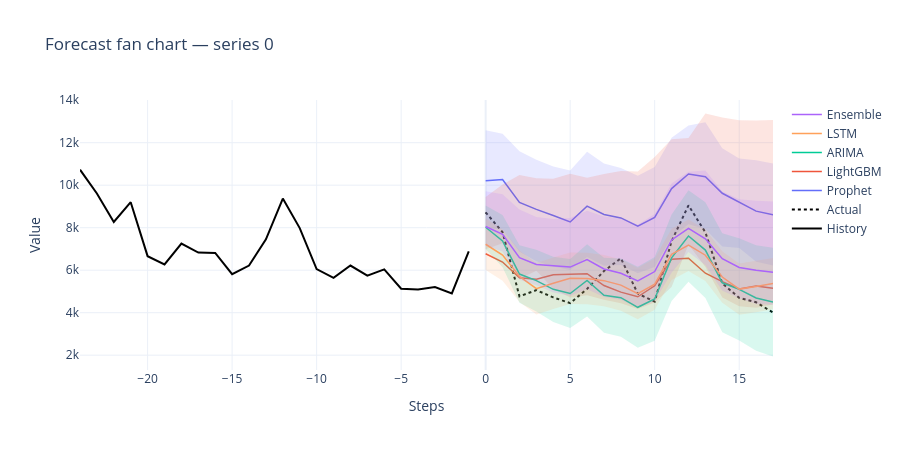

Notebook source saved alongside this figure:
### Code cell
def plot_fan_chart(series_idx=0):
    colors = {
        "Prophet":  ("rgba(99,110,250,0.15)",  "rgb(99,110,250)"),
        "LightGBM": ("rgba(239,85,59,0.15)",   "rgb(239,85,59)"),
        "ARIMA":    ("rgba(0,204,150,0.15)",    "rgb(0,204,150)"),
        "LSTM":     ("rgba(255,161,90,0.15)",   "rgb(255,161,90)"),
        "Ensemble": ("rgba(171,99,250,0.15)",   "rgb(171,99,250)")
    }

    history  = series_list[series_idx][-24:]
    actual   = actuals[series_idx]
    h_steps  = list(range(-len(history), 0))
    f_steps  = list(range(FORECAST_HORIZON))

    fig = go.Figure()

    fig.add_trace(go.Scatter(x=h_steps, y=history, mode="lines",
                             line=dict(color="black", width=2), name="History"))
    fig.add_trace(go.Scatter(x=f_steps, y=actual, mode="lines",
                             line=dict(color="black", width=2, dash="dot"), name="Actual"))

    for name, res in models.items():
        fill_col, line_col = colors[name]
        upper = res["upper"][series_idx]
        lower = res["lower"][series_idx]
        median = res["median"][series_idx]

        fig.add_trace(go.Scatter(x=f_steps, y=upper, mode="lines",
                                 line=dict(width=0), showlegend=False,
                                 fillcolor=fill_col, name=name))
        fig.add_trace(go.Scatter(x=f_steps, y=lower, mode="lines",
                                 line=dict(width=0), fill="tonexty",
                                 fillcolor=fill_col, showlegend=False, name=name))
        fig.add_trace(go.Scatter(x=f_steps, y=median, mode="lines",
                                 line=dict(color=line_col, width=1.5), name=name))

    fig.update_layout(title=f"Forecast fan chart — series {series_idx}",
                      xaxis_title="Steps", yaxis_title="Value",
                      template="plotly_white", height=450)
    fig.show()

plot_fan_chart(series_idx=0)

### Figure 1 — Plotly figure (JSON) as saved in the notebook; plotly's stock layout.template omitted (floating-point values rounded to 4 significant figures)
{"data": [{"line": {"color": "black", "width": 2}, "mode": "lines", "name": "History", "type": "scatter", "x": [-24, -23, -22, -21, -20, -19, -18, -17, -16, -15, -14, -13, -12, -11, -10, -9, -8, -7, -6, -5, -4, -3, -2, -1], "y": [10730.0, 9610.0, 8270.0, 9200.0, 6660.0, 6270.0, 7250.0, 6830.0, 6810.0, 5810.0, 6220.0, 7450.0, 9370.0, 7980.0, 6050.0, 5640.0, 6220.0, 5740.0, 6040.0, 5130.0, 5090.0, 5210.0, 4910.0, 6890.0]}, {"line": {"color": "black", "dash": "dot", "width": 2}, "mode": "lines", "name": "Actual", "type": "scatter", "x": [0, 1, 2, 3, 4, 5, 6, 7, 8, 9, 10, 11, 12, 13, 14, 15, 16, 17], "y": [8720.0, 7790.0, 4770.0, 5060.0, 4720.0, 4450.0, 5120.0, 5960.0, 6560.0, 4900.0, 4520.0, 7370.0, 9050.0, 7780.0, 5380.0, 4700.0, 4490.0, 4010.0]}, {"fillcolor": "rgba(99,110,250,0.15)", "line": {"width": 0}, "mode": "lines", "name": "Prophet", "showlegend": false, "type": "scatter", "x": [0, 1, 2, 3, 4, 5, 6, 7, 8, 9, 10, 11, 12, 13, 14, 15, 16, 17], "y": [12590.0, 12420.0, 11600.0, 11200.0, 10880.0, 10690.0, 11580.0, 11020.0, 10800.0, 10440.0, 10860.0, 12240.0, 12810.0, 12960.0, 11740.0, 11260.0, 11170.0, 11020.0]}, {"fill": "tonexty", "fillcolor": "rgba(99,110,250,0.15)", "line": {"width": 0}, "mode": "lines", "name": "Prophet", "showlegend": false, "type": "scatter", "x": [0, 1, 2, 3, 4, 5, 6, 7, 8, 9, 10, 11, 12, 13, 14, 15, 16, 17], "y": [7982.0, 7918.0, 6869.0, 6418.0, 6171.0, 6010.0, 6620.0, 6212.0, 6245.0, 5860.0, 6152.0, 7539.0, 8163.0, 7929.0, 7120.0, 7039.0, 6395.0, 6226.0]}, {"line": {"color": "rgb(99,110,250)", "width": 1.5}, "mode": "lines", "name": "Prophet", "type": "scatter", "x": [0, 1, 2, 3, 4, 5, 6, 7, 8, 9, 10, 11, 12, 13, 14, 15, 16, 17], "y": [10210.0, 10270.0, 9194.0, 8861.0, 8573.0, 8271.0, 9017.0, 8622.0, 8460.0, 8068.0, 8483.0, 9841.0, 10530.0, 10400.0, 9620.0, 9189.0, 8780.0, 8603.0]}, {"fillcolor": "rgba(239,85,59,0.15)", "line": {"width": 0}, "mode": "lines", "name": "LightGBM", "showlegend": false, "type": "scatter", "x": [0, 1, 2, 3, 4, 5, 6, 7, 8, 9, 10, 11, 12, 13, 14, 15, 16, 17], "y": [9451.0, 10030.0, 10480.0, 10330.0, 10310.0, 10530.0, 10350.0, 10530.0, 10670.0, 10650.0, 11320.0, 12160.0, 12220.0, 13370.0, 13190.0, 13060.0, 13050.0, 13070.0]}, {"fill": "tonexty", "fillcolor": "rgba(239,85,59,0.15)", "line": {"width": 0}, "mode": "lines", "name": "LightGBM", "showlegend": false, "type": "scatter", "x": [0, 1, 2, 3, 4, 5, 6, 7, 8, 9, 10, 11, 12, 13, 14, 15, 16, 17], "y": [6989.0, 7268.0, 5594.0, 5975.0, 5111.0, 4715.0, 4821.0, 4605.0, 4448.0, 4172.0, 4475.0, 5211.0, 7209.0, 6153.0, 4712.0, 4309.0, 4231.0, 4384.0]}, {"line": {"color": "rgb(239,85,59)", "width": 1.5}, "mode": "lines", "name": "LightGBM", "type": "scatter", "x": [0, 1, 2, 3, 4, 5, 6, 7, 8, 9, 10, 11, 12, 13, 14, 15, 16, 17], "y": [6774.0, 6384.0, 5647.0, 5570.0, 5781.0, 5794.0, 5834.0, 5276.0, 4968.0, 4747.0, 5267.0, 6518.0, 6566.0, 5857.0, 5464.0, 5118.0, 5261.0, 5148.0]}, {"fillcolor": "rgba(0,204,150,0.15)", "line": {"width": 0}, "mode": "lines", "name": "ARIMA", "showlegend": false, "type": "scatter", "x": [0, 1, 2, 3, 4, 5, 6, 7, 8, 9, 10, 11, 12, 13, 14, 15, 16, 17], "y": [9044.0, 8602.0, 7172.0, 6960.0, 6636.0, 6521.0, 7216.0, 6591.0, 6546.0, 6161.0, 6619.0, 8617.0, 9767.0, 9195.0, 7739.0, 7509.0, 7177.0, 7056.0]}, {"fill": "tonexty", "fillcolor": "rgba(0,204,150,0.15)", "line": {"width": 0}, "mode": "lines", "name": "ARIMA", "showlegend": false, "type": "scatter", "x": [0, 1, 2, 3, 4, 5, 6, 7, 8, 9, 10, 11, 12, 13, 14, 15, 16, 17], "y": [6995.0, 6143.0, 4467.0, 4059.0, 3560.0, 3283.0, 3824.0, 3053.0, 2867.0, 2347.0, 2674.0, 4545.0, 5455.0, 4696.0, 3074.0, 2687.0, 2204.0, 1938.0]}, {"line": {"color": "rgb(0,204,150)", "width": 1.5}, "mode": "lines", "name": "ARIMA", "type": "scatter", "x": [0, 1, 2, 3, 4, 5, 6, 7, 8, 9, 10, 11, 12, 13, 14, 15, 16, 17], "y": [8019.0, 7372.0, 5819.0, 5510.0, 5098.0, 4902.0, 5520.0, 4822.0, 4707.0, 4254.0, 4647.0, 6581.0, 7611.0, 6946.0, 5406.0, 5098.0, 4691.0, 4497.0]}, {"fillcolor": "rgba(255,161,90,0.15)", "line": {"width": 0}, "mode": "lines", "name": "LSTM", "showlegend": false, "type": "scatter", "x": [0, 1, 2, 3, 4, 5, 6, 7, 8, 9, 10, 11, 12, 13, 14, 15, 16, 17], "y": [8431.0, 7919.0, 6921.0, 6339.0, 6598.0, 6829.0, 6821.0, 6718.0, 6506.0, 6110.0, 6554.0, 7956.0, 8388.0, 7915.0, 6889.0, 6320.0, 6447.0, 6579.0]}, {"fill": "tonexty", "fillcolor": "rgba(255,161,90,0.15)", "line": {"width": 0}, "mode": "lines", "name": "LSTM", "showlegend": false, "type": "scatter", "x": [0, 1, 2, 3, 4, 5, 6, 7, 8, 9, 10, 11, 12, 13, 14, 15, 16, 17], "y": [6011.0, 5498.0, 4500.0, 3918.0, 4177.0, 4408.0, 4400.0, 4298.0, 4086.0, 3689.0, 4133.0, 5535.0, 5967.0, 5494.0, 4468.0, 3899.0, 4026.0, 4158.0]}, {"line": {"color": "rgb(255,161,90)", "width": 1.5}, "mode": "lines", "name": "LSTM", "type": "scatter", "x": [0, 1, 2, 3, 4, 5, 6, 7, 8, 9, 10, 11, 12, 13, 14, 15, 16, 17], "y": [7221.0, 6708.0, 5711.0, 5129.0, 5387.0, 5618.0, 5611.0, 5508.0, 5296.0, 4900.0, 5344.0, 6746.0, 7178.0, 6704.0, 5679.0, 5109.0, 5236.0, 5369.0]}, {"fillcolor": "rgba(171,99,250,0.15)", "line": {"width": 0}, "mode": "lines", "name": "Ensemble", "showlegend": false, "type": "scatter", "x": [0, 1, 2, 3, 4, 5, 6, 7, 8, 9, 10, 11, 12, 13, 14, 15, 16, 17], "y": [9720.0, 9573.0, 8854.0, 8505.0, 8411.0, 8452.0, 8799.0, 8524.0, 8435.0, 8135.0, 8644.0, 10080.0, 10640.0, 10690.0, 9700.0, 9336.0, 9263.0, 9237.0]}, {"fill": "tonexty", "fillcolor": "rgba(171,99,250,0.15)", "line": {"width": 0}, "mode": "lines", "name": "Ensemble", "showlegend": false, "type": "scatter", "x": [0, 1, 2, 3, 4, 5, 6, 7, 8, 9, 10, 11, 12, 13, 14, 15, 16, 17], "y": [7152.0, 6875.0, 5546.0, 5293.0, 4950.0, 4794.0, 5107.0, 4734.0, 4608.0, 4222.0, 4554.0, 5875.0, 6858.0, 6237.0, 5033.0, 4684.0, 4412.0, 4372.0]}, {"line": {"color": "rgb(171,99,250)", "width": 1.5}, "mode": "lines", "name": "Ensemble", "type": "scatter", "x": [0, 1, 2, 3, 4, 5, 6, 7, 8, 9, 10, 11, 12, 13, 14, 15, 16, 17], "y": [8057.0, 7684.0, 6593.0, 6267.0, 6210.0, 6146.0, 6495.0, 6057.0, 5858.0, 5492.0, 5935.0, 7422.0, 7970.0, 7476.0, 6542.0, 6128.0, 5992.0, 5904.0]}], "layout": {"height": 450, "title": {"text": "Forecast fan chart — series 0"}, "xaxis": {"title": {"text": "Steps"}}, "yaxis": {"title": {"text": "Value"}}}}
